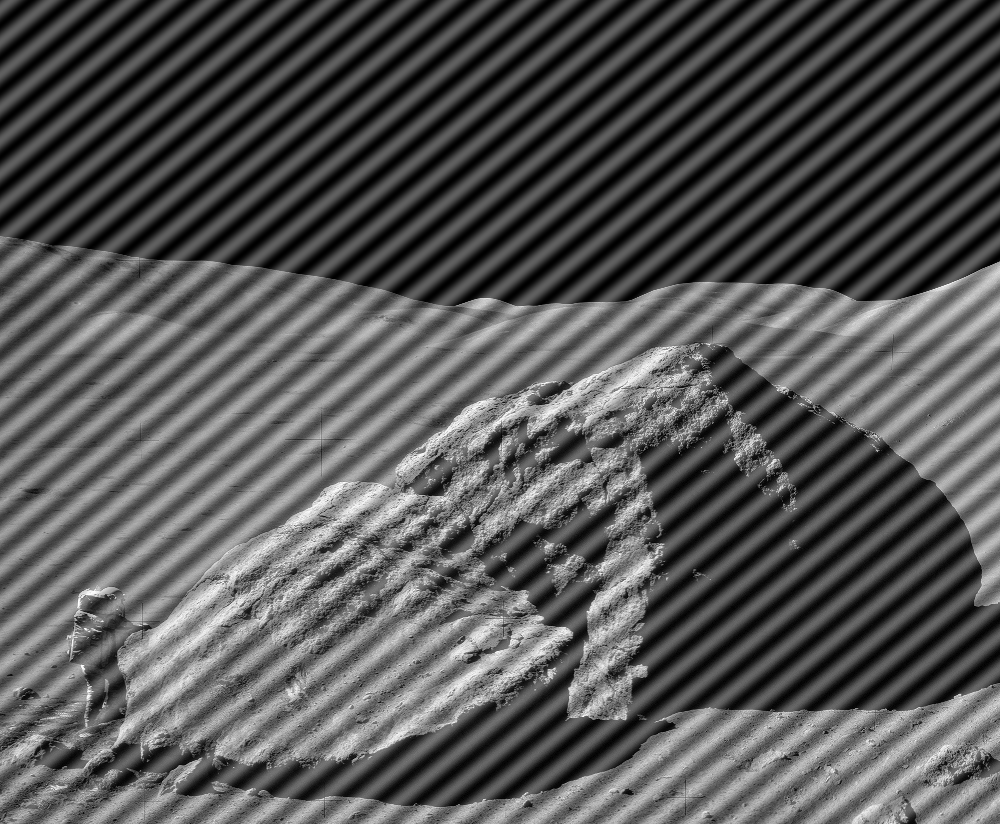
%> input picture astronaut-interference.tif, 1000 x 824 px
$ octave coherent_noise_mask.m   (GNU Octave 9; MATLAB toolbox functions it lacks are replaced by stand-ins)
%> lines starting %> are read from the running program, lines starting %| are printed output that depends on the picture; in (x1, y1, x2, y2) boxes, pixels count from 0 and x2, y2 are one past the last pixel; in counts of white or black regions, pixels touching at a corner belong together; the program's own positions count from 1
% coherent_noise_mask.m -  Remove Coherent noise from image
% Marquette University
% Fred J. Frigo, Ph.D.
%
% Image Processing
% See Digital Image Processing with MATLAB, 3rd edition, project 5.5
%

noise_im = imread('astronaut-interference.tif'); %
%> noise_im is the input picture: size 824x1000 uint8; min 0, max 255, mean 86.7
[yres, xres] = size(noise_im);
%> yres = 824; xres = 1000
figure();
imshow(noise_im);
title('Image corrupted by coherent noise'); drawnow;

% Take the magnitude of the FFT
F=fft2(double(noise_im));
S=fftshift(F);
A=abs(S);

% Display in log format
figure();
L=log(A);
imagesc(L);
title("Log Magnitude of FFT image");drawnow;

% Search the upper left hand quadrant of matrix L to find max row, col
row1 = round((yres/2) * 0.98);
%> row1 = 404
col1 = round((xres/2) * 0.98);
%> col1 = 490
L1 = L(1:row1, 1:col1);
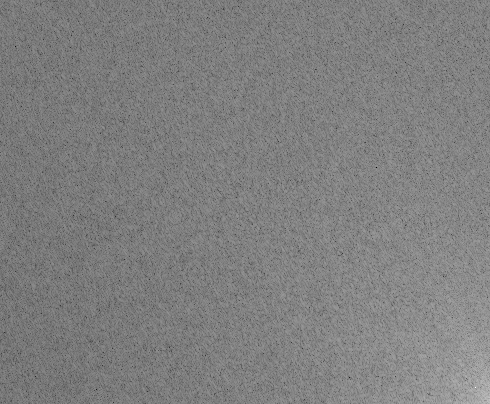
%> L1: size 404x490 double; min 1.23, max 16.8, mean 9.03; drawn with min black and max white
[max_val1, max_idx1] = max(L1(:));  % Find max value and its index
%> max_val1 = 16.8; max_idx1 = 192288
[max_row1, max_col1] = ind2sub(size(L1), max_idx1); % Convert index to row and column
%> max_row1 = 388; max_col1 = 476

% The image with coherent noise has spike noise centered at this point
C1 = [int16(max_col1),        int16(max_row1)];
%> C1 = [476 388]

% Find the coherent noise in the lower right corner of Fourier space
L2 = zeros([yres, xres]);
row2 = round((yres/2) * 1.02);
%> row2 = 420
col2 = round((xres/2) * 1.02);
%> col2 = 510
L2(row2:yres-1, col2:xres-1) = L(row2:yres-1, col2:xres-1);
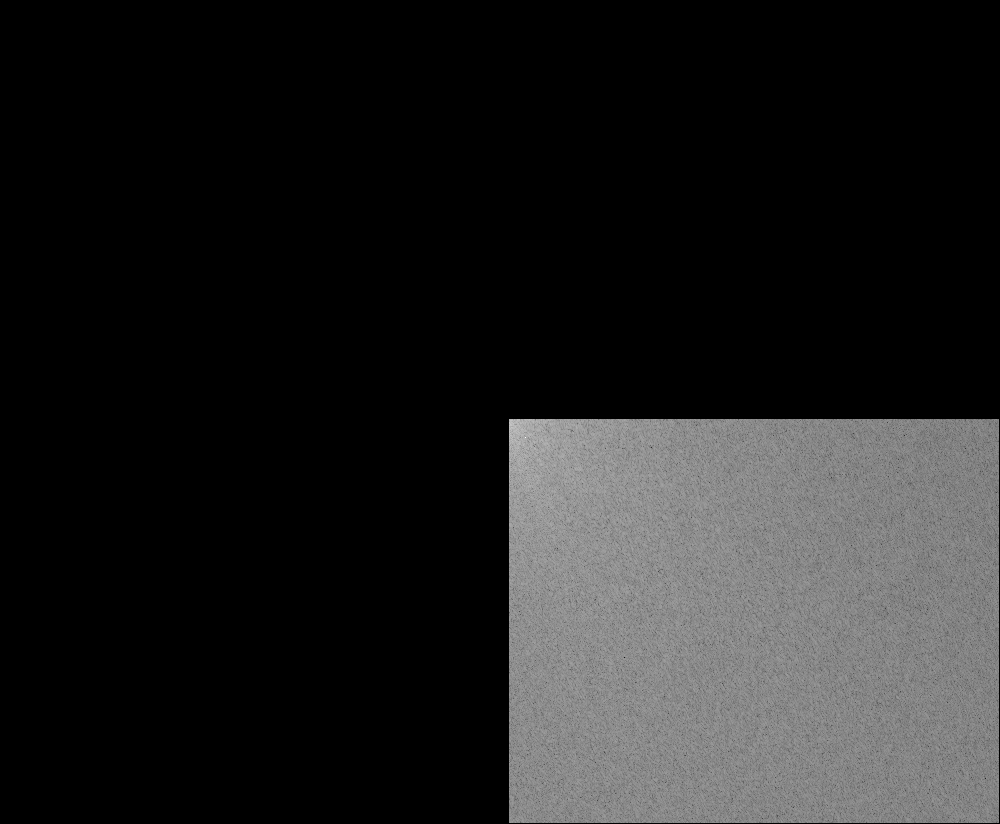
%> L2: size 824x1000 double; min 0, max 16.8, mean 2.17; drawn with min black and max white
[max_val2, max_idx2] = max(L2(:));  % Find max value and its index
%> max_val2 = 16.8; max_idx2 = 433038
[max_row2, max_col2] = ind2sub(size(L2), max_idx2); % Convert index to row and column
%> max_row2 = 438; max_col2 = 526
C2 = [int16(max_col2), int16(max_row2)];
%> C2 = [526 438]

% Create two circular masks to get rid of the coherent noise (Ideal Filter)
% Requires MATLAB 2024a or later
% radius = 1; % radius of mask value is empirial
% H1 = double(circles2mask( [ double(C1); double(C2)], radius, [yres xres]));

% Cepstral filter - zero oout the 2 noise points
H3=ones(yres, xres);
H3(C1(2),C1(1)) = 0.0;
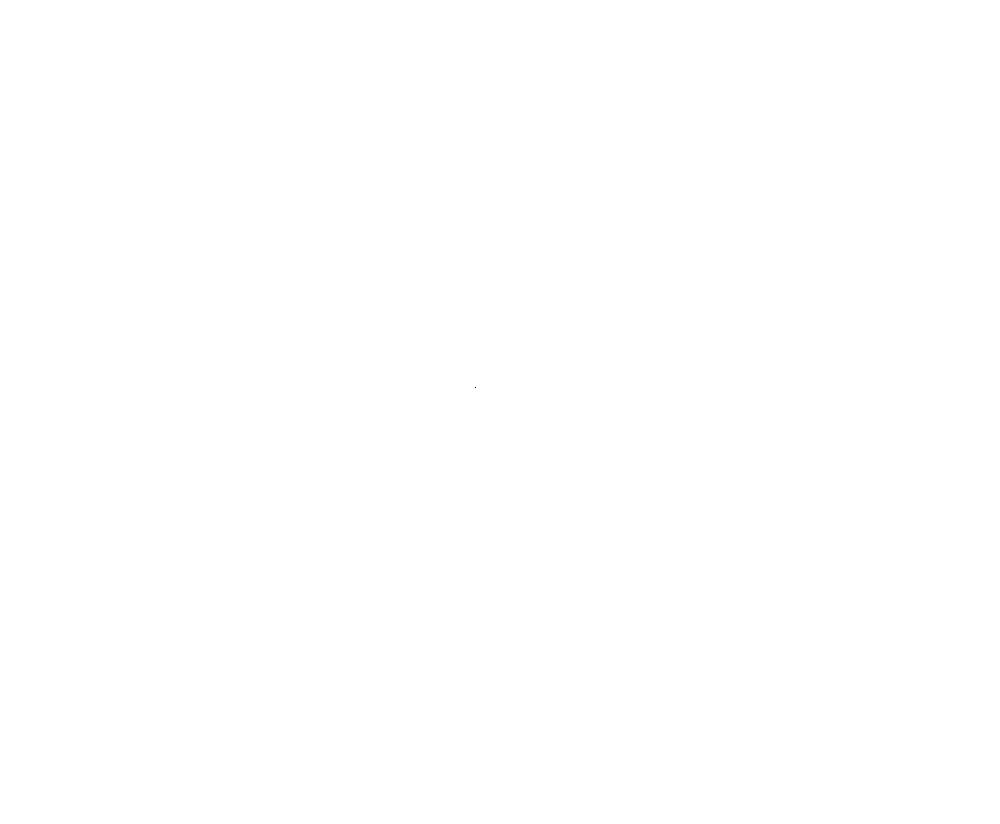
%> H3: size 824x1000 double; values 0 (black) and 1 (white), 100% white; black in thin lines or dots, all inside (x1, y1, x2, y2) = (475, 387, 476, 388)
H3(C2(2),C2(1)) = 0.0;
%> H3: size 824x1000 double; values 0 (black) and 1 (white), 100% white; black in thin lines or dots, all inside (x1, y1, x2, y2) = (475, 387, 526, 438)

figure;
imagesc(H3);
title('2D Mask Filter'); drawnow;

% zoom in to the center of Fourier space
x1 = round(xres*0.45);
%> x1 = 450
y1 = round(yres*0.45);
%> y1 = 371
x2 = round(xres*0.55);
%> x2 = 550
y2 = round(yres*0.55);
%> y2 = 453

figure();
mesh(H3(y1:y2, x1:x2));
title("Zoomed Magnitude of the 2D mask filter"); drawnow;
%> after `title("Zoomed Magnitude of the 2D mask filter")`:
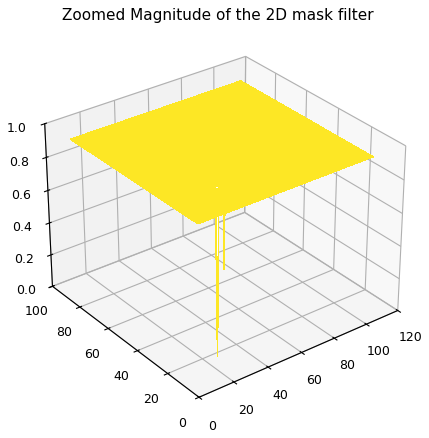
%> figure redrawn from the program's plot data

% Apply the Ideal notch filter to remove the coherent noise
SF = S.*H3;
F1 = fftshift(SF);
complex_image = ifft2(F1);
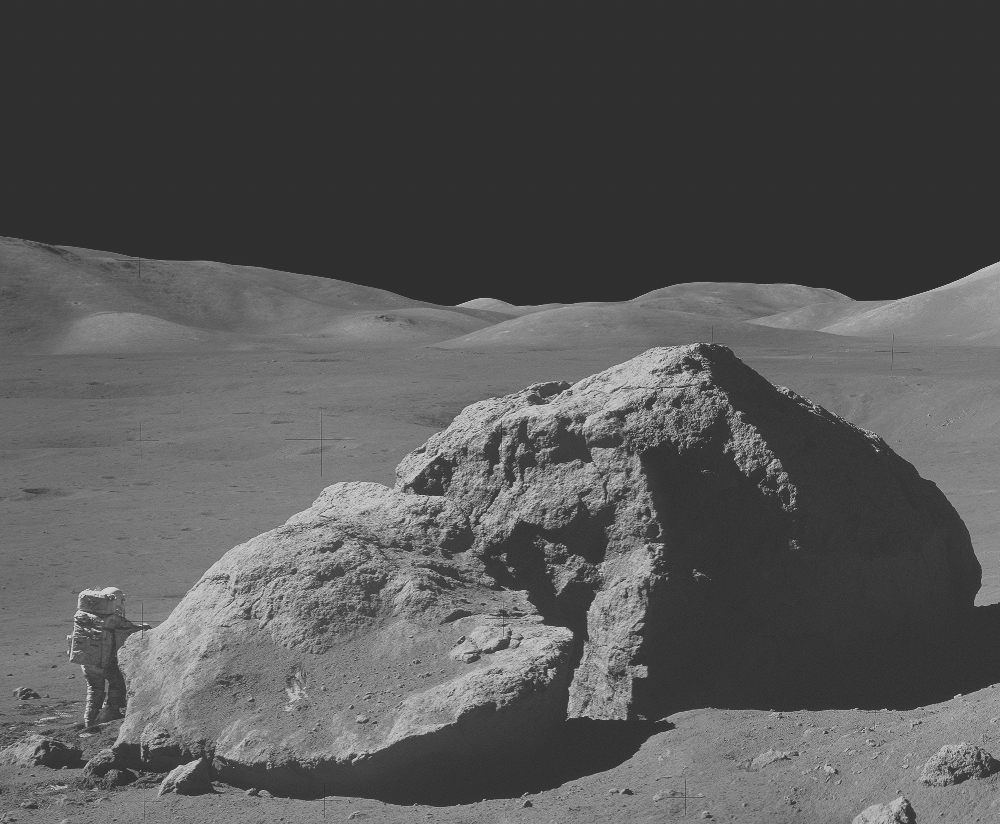
%> complex_image: size 824x1000 double; min 47.28, max 207.7, mean 86.7
filtered_image = abs(complex_image);
scale_max = max(max(filtered_image));
%> scale_max = 207.7
scaled_image = (filtered_image/scale_max);
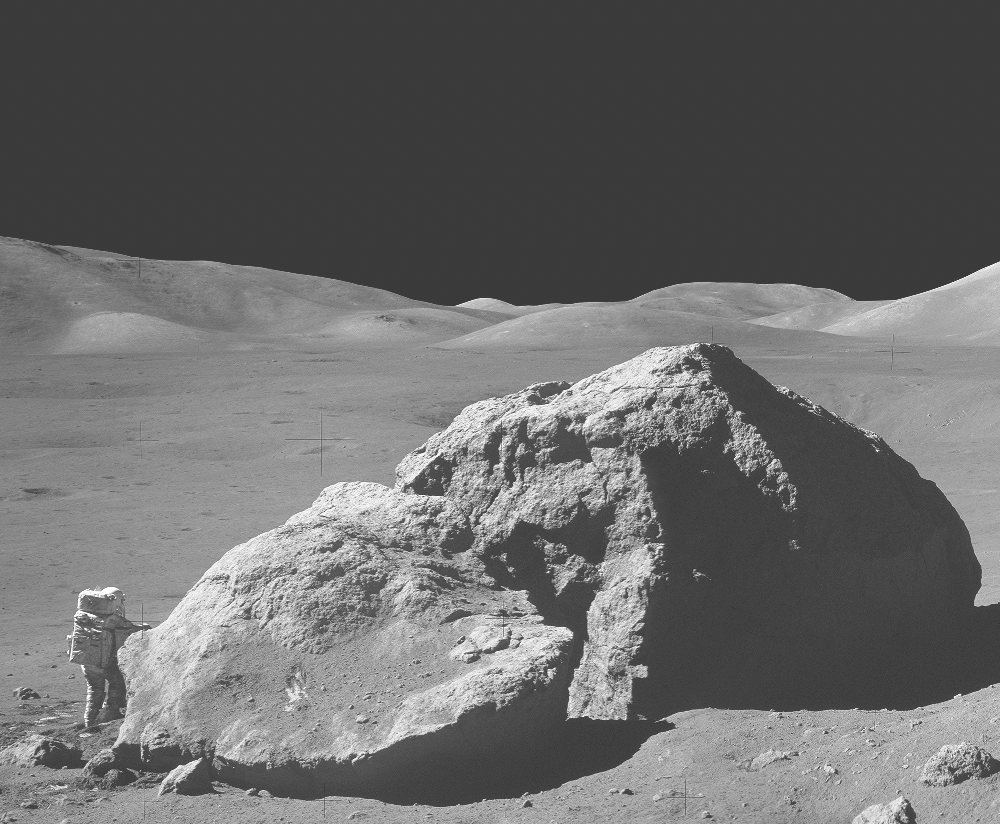
%> scaled_image: size 824x1000 double; min 0.228, max 1, mean 0.417
figure;
imshow(scaled_image); drawnow;
title("Filtered image using Cepstral filter");drawnow;
